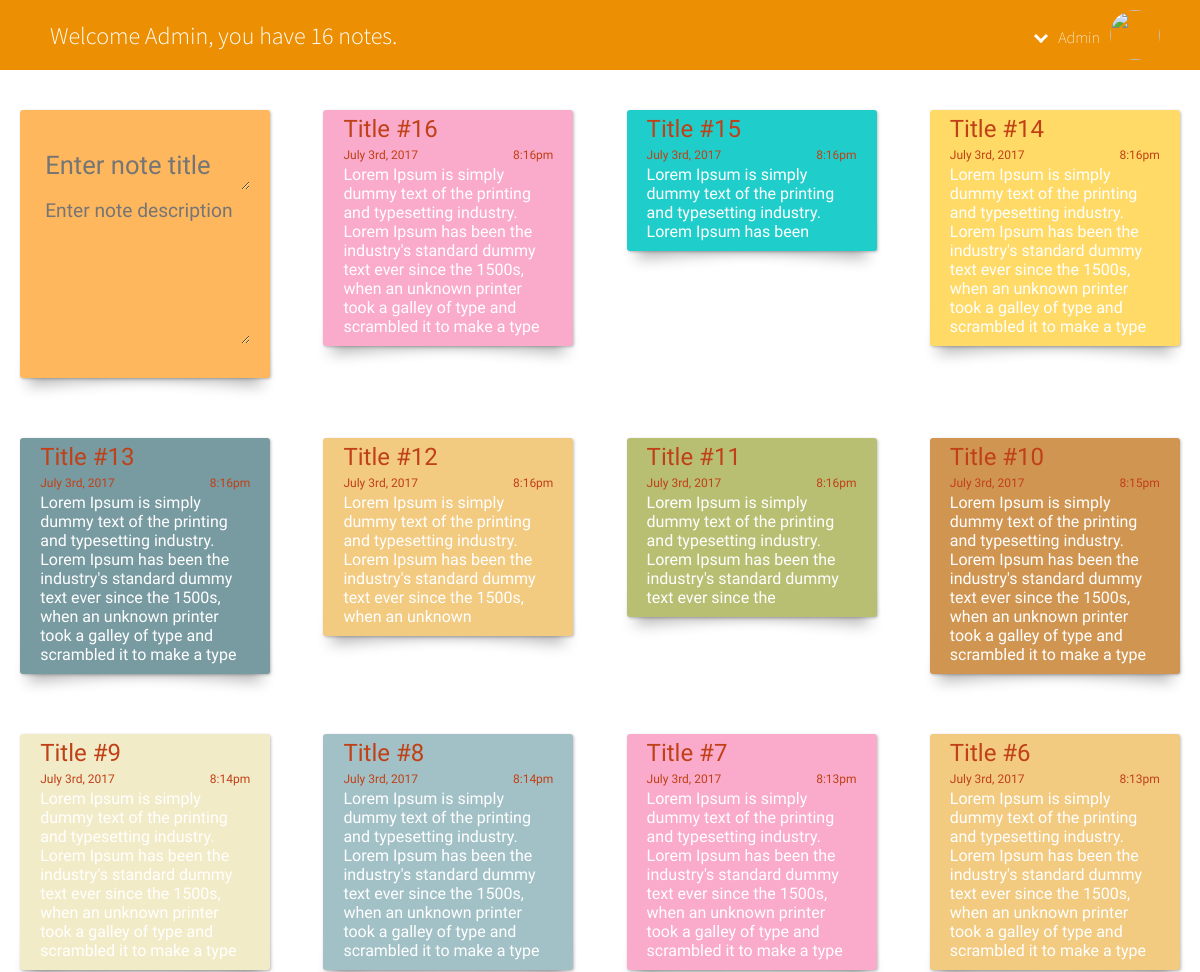
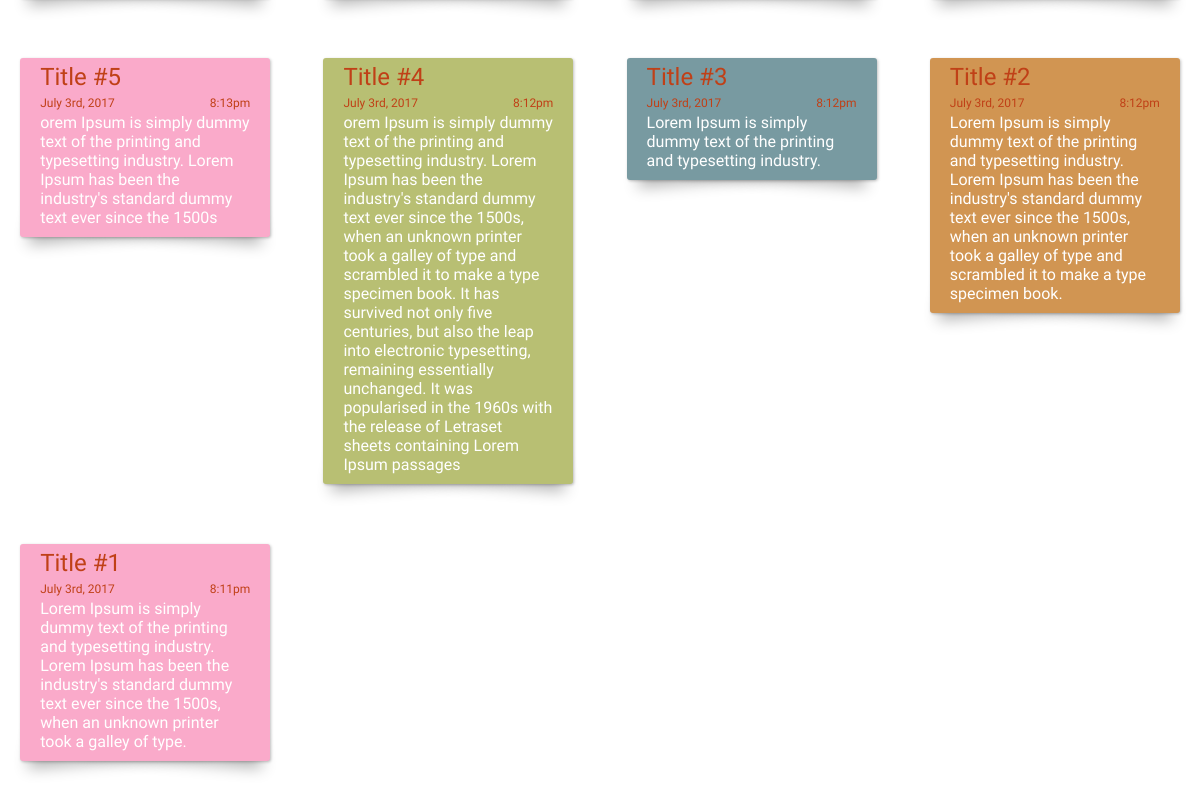
The app's page /home.php (signed in) with its own data (2 pictures, top to bottom).
### tables this page shows
CREATE TABLE IF NOT EXISTS `users` (
  `id` int(11) NOT NULL,
  `email` varchar(50) NOT NULL,
  `username` varchar(25) NOT NULL,
  `password` varchar(125) NOT NULL,
  `last_login` timestamp NOT NULL DEFAULT CURRENT_TIMESTAMP
);

CREATE TABLE IF NOT EXISTS `notes` (
  `id` int(11) NOT NULL,
  `user_id` int(11) NOT NULL,
  `subject` varchar(100) NOT NULL,
  `message` text NOT NULL,
  `published_date` timestamp NOT NULL DEFAULT CURRENT_TIMESTAMP
);

### inc/connection.php (called while the page is built, shortened)
<?php
$servername = "localhost";
$username = "root";
$password = "";
$database = "notes_app";
try {
  $db = new PDO("mysql:host={$servername};dbname={$database}", $username, $password);
  $db -> setAttribute(PDO::ATTR_ERRMODE, PDO::ERRMODE_EXCEPTION);
} catch (Exception $e) {
  echo "Could not connect...";
  echo $e -> getMessage();
  exit;
}
include_once 'note.php';
$note = new NOTE($db);

### inc/note.php (called while the page is built, shortened)
<?php
class NOTE {
  private $connection;
  function __construct($db) {
    $this -> connection = $db;
  }
  public function show_all() {
    $id = $_SESSION['user_session'];
    try {
      $results = $this -> connection -> prepare("SELECT users.username, notes.subject, notes.message, notes.published_date FROM users JOIN notes ON users.id = notes.user_id AND notes.user_id = :id ORDER BY notes.published_date DESC");
      $results -> bindParam(":id", $id);
      $results -> execute();
      $noteRow = $results -> fetchAll(PDO::FETCH_ASSOC);
      return $noteRow;
    } catch (Exception $e) {
      echo $e -> getMessage();
      exit;
    }
  }
}
?>

### home.php (the view, shortened to what this page needs)
<?php
include("inc/connection.php");
$id = $_SESSION["user_session"];
$results = $db -> prepare("SELECT * FROM users WHERE id = :id");
$results -> bindParam(":id", $id);
$results -> execute();
$userRow = $results -> fetch(PDO::FETCH_ASSOC);
$noteRow = $note -> show_all();
?>
<!DOCTYPE html>
<html>
<head>
<link rel="stylesheet" type="text/css" href="css/application.css">
</head>
<body>
  <div class="top-bar">
    <h2>Welcome <?php print(ucfirst ($userRow["username"])); ?>, you have&nbsp;<span class="notecount"><?php echo count($noteRow); ?></span>&nbsp;notes.</h2>
    <div class="user">
      <div id="dropdown">
        <a href="#"><i class="icon arrow-down"></i><?php print(ucfirst ($userRow["username"])); ?></a>
      </div>
      <div class="user-image">
        <img src="https://s3.eu-west-2.amazonaws.com/afshin-bucket/avatar/avatar-icon.jpg" width="50" height="50"/>
      </div>
    </div>
  </div>
  <div class="container-flex">
    <div class="column">
      <div class="sticky main">
        <form>
  				<textarea id='subject' class="title" placeholder="Enter note title"></textarea>
  				<textarea id='message' class="message" placeholder="Enter note description"></textarea>
        </form>
      </div>
    </div>
    <?php
    if(count($noteRow) > 0) {
      foreach($noteRow as $note) {
        ?>
        <div class='column'>
          <div class="sticky">
            <h2><?php print($note['subject']); ?></h2>
            <h3><?php print(date("F jS, Y", strtotime($note['published_date'])));?><span><?php print(date("g:ia", strtotime($note['published_date'])));?></span></h3>
            <p><?php print($note['message']); ?></p>
          </div>
        </div>
        <?php
       }
    }
    ?>
  </div>
</body>
</html>

### css/application.css (style rules this page uses)
* { box-sizing: border-box; margin: 0; padding: 0; }
* *:before, * *:after { box-sizing: border-box; }
body { font-size: 1em; font-weight: 200; color: #fff; font-family: "Source Sans Pro", Arial, sans-serif; }
a { color: #fff; text-decoration: none; }
img { border-radius: 999px; position: relative; }
.container-flex { padding: 80px 0; overflow-y: scroll; overflow-x: hidden; width: 100%; }
.container-flex .column { display: flex; align-items: flex-start; justify-content: center; }
.container-flex .column:nth-child(2n) .sticky { background: #FAAACA; }
.container-flex .column:nth-child(3n) .sticky { background: #1FCECB; }
.container-flex .column:nth-child(4n) .sticky { background: #FFDA66; }
.container-flex .column:nth-child(5n) .sticky { background: #789AA1; }
.container-flex .column:nth-child(6n) .sticky { background: #F2CA80; }
.container-flex .column:nth-child(7n) .sticky { background: #B8BF73; }
.container-flex .column:nth-child(8n) .sticky { background: #D19552; }
.container-flex .column:nth-child(9n) .sticky { background: #F2EBC7; }
.container-flex .column:nth-child(10n) .sticky { background: #A2C1C6; }
@media screen and (min-width: 1200px) and (max-width: 1699px) { .container-flex { display: flex; flex-wrap: wrap; justify-content: space-between; } }
@media screen and (min-width: 1200px) and (max-width: 1699px) { .container-flex:after { flex: auto; margin: 0 auto; content: ""; } }
@media screen and (min-width: 1200px) and (max-width: 1699px) { .container-flex > * { width: calc( 25% - 0.6rem ); margin-left: 0.4rem; margin-right: 0.4rem; } }
@media screen and (min-width: 1200px) and (max-width: 1699px) { .container-flex > *:nth-child(1) { margin-left: 0; } }
@media screen and (min-width: 1200px) and (max-width: 1699px) { .container-flex > *:nth-child(4n) { margin-right: 0; } }
@media screen and (min-width: 1200px) and (max-width: 1699px) { .container-flex > *:nth-child(4n + 1) { margin-left: 0; } }
.top-bar { display: flex; flex-direction: row; justify-content: space-between; z-index: 999; height: 70px; background-color: #ED8F03; color: #fff; margin: 0; padding: 10px; position: fixed; right: 0; width: 100%; }
.top-bar h2 { display: flex; align-items: center; margin-left: 40px; }
.top-bar .user { display: flex; align-items: center; right: 40px; position: fixed; max-width: calc(100% - 60px); }
.top-bar .user > * { margin-left: 10px; }
.top-bar .user i { display: inline-block; position: absolute; top: 6px; left: -30px; }
form { padding: 20px 0; position: relative; }
form textarea { font-family: "Handlee", "Source Sans Pro", Arial, sans-serif; background-color: transparent; border: none; resize: vertical; width: 100%; padding: 5px; }
form textarea.title { font-size: 1.6em; font-weight: 200; line-height: 1.2; color: #C04017; height: 45px; margin-top: 10px; }
form textarea.message { font-size: 1.2em; color: #fff; min-height: 150px; }
.icon { position: relative; width: 25px; height: 25px; margin: 10px; }
.icon:before, .icon:after { content: ''; position: absolute; top: 0; left: 0; right: 0; bottom: 0; margin: auto; }
.icon.arrow-down:before { top: -5px; border-width: 0 3px 3px 0; border-style: solid; border-color: #fff; transform: rotate(45deg); width: calc(100%/2.5); height: calc(100%/2.5); }
.sticky { font-family: "Handlee", "Source Sans Pro", Arial, sans-serif; padding: 5px 20px 10px 20px; width: 250px; margin: 30px auto; box-shadow: 1px 1px 3px rgba(0, 0, 0, 0.25); border-top-left-radius: 3px; border-top-right-radius: 3px; border-bottom-right-radius: 3px; border-bottom-left-radius: 3px; position: relative; background: #FAAACA; }
.sticky.main { background: #FFB75E; }
.sticky span { float: right; }
.sticky h2 { color: #C04017; }
.sticky:before, .sticky:after { content: ''; z-index: -1; position: absolute; left: 20px; bottom: 10px; width: 70%; max-width: 300px; max-height: 100px; height: 55%; box-shadow: 0 10px 15px rgba(0, 0, 0, 0.3); transform: skew(-15deg) rotate(-5deg); }
.sticky:after { left: auto; right: 20px; transform: skew(15deg) rotate(5deg); }
h2 { font-size: 1.5em; font-weight: 300; color: #fff; }
h3 { font-size: 0.75em; font-weight: 300; color: #C04017; margin: 5px 0 3px; }

### records on screen
users: username "Admin"
notes: subject "Title #16", published_date "July 3rd, 2017", published_date "8:16pm", message "Lorem Ipsum is simply dummy text of the printing and typesetting industry. Lorem Ipsum has been the industry's standard dummy text ever since the 1500s, when an unknown printer took a galley of type and scrambled it to make a type"
notes: subject "Title #15", published_date "July 3rd, 2017", published_date "8:16pm", message "Lorem Ipsum is simply dummy text of the printing and typesetting industry. Lorem Ipsum has been"
notes: subject "Title #14", published_date "July 3rd, 2017", published_date "8:16pm", message "Lorem Ipsum is simply dummy text of the printing and typesetting industry. Lorem Ipsum has been the industry's standard dummy text ever since the 1500s, when an unknown printer took a galley of type and scrambled it to make a type"
notes: subject "Title #13", published_date "July 3rd, 2017", published_date "8:16pm", message "Lorem Ipsum is simply dummy text of the printing and typesetting industry. Lorem Ipsum has been the industry's standard dummy text ever since the 1500s, when an unknown printer took a galley of type and scrambled it to make a type"
notes: subject "Title #12", published_date "July 3rd, 2017", published_date "8:16pm", message "Lorem Ipsum is simply dummy text of the printing and typesetting industry. Lorem Ipsum has been the industry's standard dummy text ever since the 1500s, when an unknown"
notes: subject "Title #11", published_date "July 3rd, 2017", published_date "8:16pm", message "Lorem Ipsum is simply dummy text of the printing and typesetting industry. Lorem Ipsum has been the industry's standard dummy text ever since the"
notes: subject "Title #10", published_date "July 3rd, 2017", published_date "8:15pm", message "Lorem Ipsum is simply dummy text of the printing and typesetting industry. Lorem Ipsum has been the industry's standard dummy text ever since the 1500s, when an unknown printer took a galley of type and scrambled it to make a type"
notes: subject "Title #9", published_date "July 3rd, 2017", published_date "8:14pm", message "Lorem Ipsum is simply dummy text of the printing and typesetting industry. Lorem Ipsum has been the industry's standard dummy text ever since the 1500s, when an unknown printer took a galley of type and scrambled it to make a type"
notes: subject "Title #8", published_date "July 3rd, 2017", published_date "8:14pm", message "Lorem Ipsum is simply dummy text of the printing and typesetting industry. Lorem Ipsum has been the industry's standard dummy text ever since the 1500s, when an unknown printer took a galley of type and scrambled it to make a type"
notes: subject "Title #7", published_date "July 3rd, 2017", published_date "8:13pm", message "Lorem Ipsum is simply dummy text of the printing and typesetting industry. Lorem Ipsum has been the industry's standard dummy text ever since the 1500s, when an unknown printer took a galley of type and scrambled it to make a type"
notes: subject "Title #6", published_date "July 3rd, 2017", published_date "8:13pm", message "Lorem Ipsum is simply dummy text of the printing and typesetting industry. Lorem Ipsum has been the industry's standard dummy text ever since the 1500s, when an unknown printer took a galley of type and scrambled it to make a type"
notes: subject "Title #5", published_date "July 3rd, 2017", published_date "8:13pm", message "orem Ipsum is simply dummy text of the printing and typesetting industry. Lorem Ipsum has been the industry's standard dummy text ever since the 1500s"
notes: subject "Title #4", published_date "July 3rd, 2017", published_date "8:12pm", message "orem Ipsum is simply dummy text of the printing and typesetting industry. Lorem Ipsum has been the industry's standard dummy text ever since the 1500s, when an unknown printer took a galley of type and scrambled it to make a type specimen book. It has survived not only five centuries, but also the leap into electronic typesetting, remaining essentially unchanged. It was popularised in the 1960s with the release of Letraset sheets containing Lorem Ipsum passages"
notes: subject "Title #3", published_date "July 3rd, 2017", published_date "8:12pm", message "Lorem Ipsum is simply dummy text of the printing and typesetting industry."
notes: subject "Title #2", published_date "July 3rd, 2017", published_date "8:12pm", message "Lorem Ipsum is simply dummy text of the printing and typesetting industry. Lorem Ipsum has been the industry's standard dummy text ever since the 1500s, when an unknown printer took a galley of type and scrambled it to make a type specimen book."
notes: subject "Title #1", published_date "July 3rd, 2017", published_date "8:11pm", message "Lorem Ipsum is simply dummy text of the printing and typesetting industry. Lorem Ipsum has been the industry's standard dummy text ever since the 1500s, when an unknown printer took a galley of type."

### other values on screen
count($noteRow) "16"
